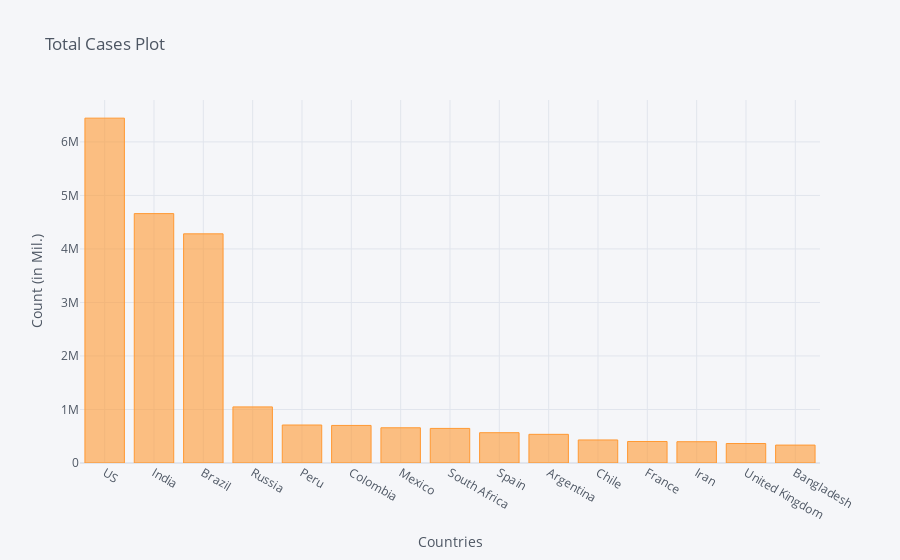

Notebook code for this chart:
### Code cell
corona_dframe_agg_plot.iplot(kind='bar', x='Country/Region', y='9/11/20',
                             title='Total Cases Plot',xTitle='Countries',yTitle='Count (in Mil.)')

### Figure 1 — Plotly figure (JSON) as saved in the notebook; plotly's stock layout.template omitted (floating-point values rounded to 4 significant figures)
{"data": [{"marker": {"color": "rgba(255, 153, 51, 0.6)", "line": {"color": "rgba(255, 153, 51, 1.0)", "width": 1}}, "name": "9/11/20", "orientation": "v", "text": "", "type": "bar", "x": ["US", "India", "Brazil", "Russia", "Peru", "Colombia", "Mexico", "South Africa", "Spain", "Argentina", "Chile", "France", "Iran", "United Kingdom", "Bangladesh"], "y": [6443743, 4659984, 4282164, 1048257, 710067, 702088, 658299, 646398, 566326, 535705, 430535, 401890, 397801, 364088, 334762]}], "layout": {"legend": {"bgcolor": "#F5F6F9", "font": {"color": "#4D5663"}}, "paper_bgcolor": "#F5F6F9", "plot_bgcolor": "#F5F6F9", "title": {"font": {"color": "#4D5663"}, "text": "Total Cases Plot"}, "xaxis": {"gridcolor": "#E1E5ED", "showgrid": true, "tickfont": {"color": "#4D5663"}, "title": {"font": {"color": "#4D5663"}, "text": "Countries"}, "zerolinecolor": "#E1E5ED"}, "yaxis": {"gridcolor": "#E1E5ED", "showgrid": true, "tickfont": {"color": "#4D5663"}, "title": {"font": {"color": "#4D5663"}, "text": "Count (in Mil.)"}, "zerolinecolor": "#E1E5ED"}}}
